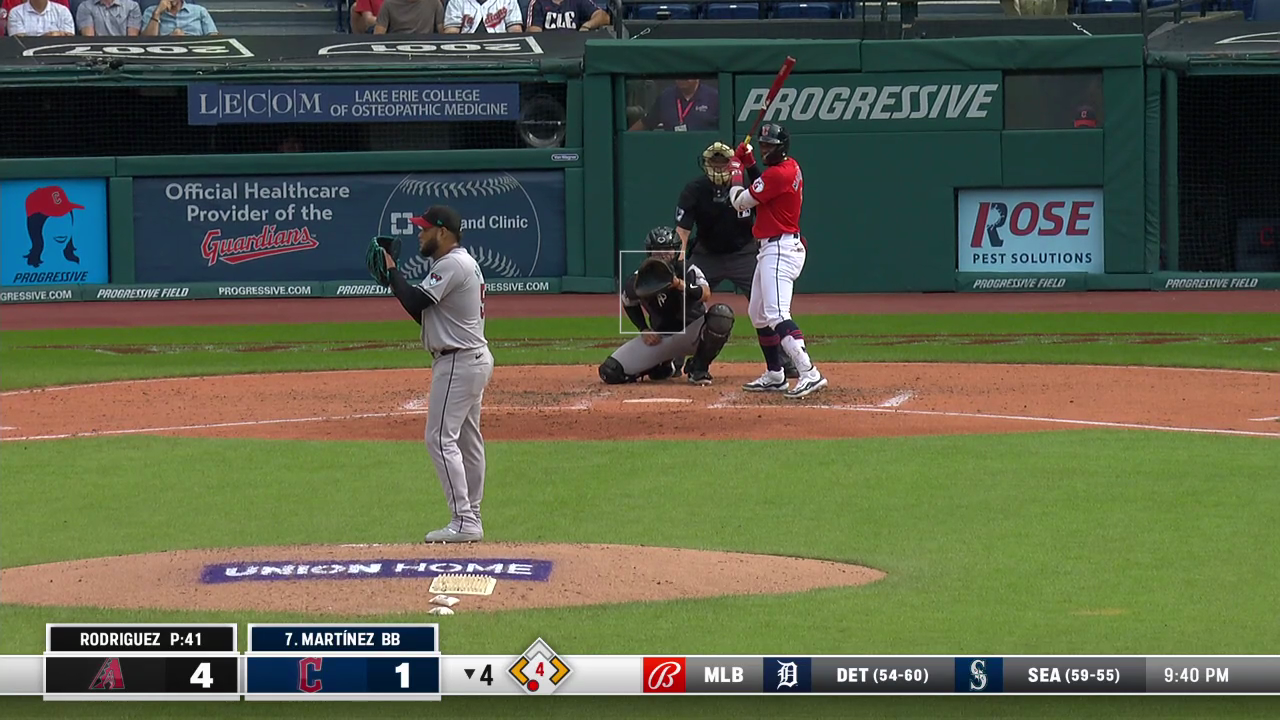
#> input picture pitch-tips/media/detection/moreno_ch_changeup_setup.png, 1280 x 720 px, found by its file name
$ python patch_moreno_videos.py
#> lines starting #> are read from the running program, lines starting #| are printed output that depends on the picture
#!/usr/bin/env python3
"""Patch Gabriel Moreno tips with video paths, labels, and pre-pitch glove-target anchors."""
from __future__ import annotations

import json
import shutil
import subprocess
from pathlib import Path

ROOT = Path(__file__).resolve().parents[1]
DECK = ROOT / "media" / "deck"
VIDEO = ROOT / "media" / "video"
DOWNLOADS = Path("/Users/colbymorris/Downloads/Preflight_Sales_Deck")
FFMPEG = shutil.which("ffmpeg") or "/opt/homebrew/opt/ffmpeg/bin/ffmpeg"

# Pre-pitch mitt-set — glove target established, before windup apex.
# CH/FF clips are not phase-aligned; pick mitt-set per clip, not mid-lift.
MORENO_ANCHOR_A = 0.40  # tip1 CH pane / tip2 FF pane primary (mitt-set)
MORENO_ANCHOR_B = 0.50  # FF mitt-set (FOUR SEAM 99 overlay later in clip)


# [43 lines left out: functions patch_tips, patch_player, not called in this run]


def extract_still(video: Path, t: float, out: Path) -> None:
    out.parent.mkdir(parents=True, exist_ok=True)
    subprocess.run(
        [FFMPEG, "-y", "-ss", str(t), "-i", str(video), "-vframes", "1", "-q:v", "2", str(out)],
        capture_output=True,
        check=True,
    )


def regenerate_deck_stills() -> None:
    """Extract pre-pitch glove-target frames and rebuild deck comparison PNG."""
    try:
        from PIL import Image, ImageDraw, ImageFont
    except ImportError:
        print("PIL not available — skipping deck still regeneration")
        return

    ch_still = DECK / "moreno_ch_changeup_setup.png"
    ff_still = DECK / "moreno_ff_fastball_setup.png"
    comparison = DECK / "moreno_catcher_setup_deck_comparison.png"

    extract_still(VIDEO / "moreno_ch.mp4", MORENO_ANCHOR_A, ch_still)
    extract_still(VIDEO / "moreno_ff.mp4", MORENO_ANCHOR_B, ff_still)

    ch = Image.open(ch_still).convert("RGB")
    ff = Image.open(ff_still).convert("RGB")
    target_h = 720
    def scale(img: Image.Image) -> Image.Image:
        ratio = target_h / img.height
        return img.resize((int(img.width * ratio), target_h), Image.Resampling.LANCZOS)

    ch, ff = scale(ch), scale(ff)
    gap = 8
    header = 56
    canvas = Image.new("RGB", (ch.width + ff.width + gap, target_h + header), (7, 11, 20))
    canvas.paste(ch, (0, header))
    canvas.paste(ff, (ch.width + gap, header))
    draw = ImageDraw.Draw(canvas)
    try:
        font = ImageFont.truetype("/System/Library/Fonts/Supplemental/Arial Bold.ttf", 28)
        small = ImageFont.truetype("/System/Library/Fonts/Supplemental/Arial.ttf", 18)
    except OSError:
        font = ImageFont.load_default()
        small = font
    draw.text((24, 12), "Gabriel Moreno · Pre-Pitch Glove Target", fill=(232, 237, 245), font=font)
    draw.text((24, 38), f"CH/SL @ {MORENO_ANCHOR_A:.2f}s · FF @ {MORENO_ANCHOR_B:.2f}s (pre-windup)", fill=(148, 163, 184), font=small)
    draw.text((ch.width // 2 - 80, header - 4), "CH / Offspeed", fill=(248, 113, 113), font=small)
    draw.text((ch.width + gap + ff.width // 2 - 60, header - 4), "FF / Fastball", fill=(96, 165, 250), font=small)
    canvas.save(comparison, optimize=True)

    if DOWNLOADS.parent.exists():
        DOWNLOADS.mkdir(parents=True, exist_ok=True)
        for name in (
            "moreno_ch_changeup_setup.png",
            "moreno_ff_fastball_setup.png",
            "moreno_catcher_setup_deck_comparison.png",
        ):
            shutil.copy2(DECK / name, DOWNLOADS / name)
    print(f"Regenerated Moreno deck stills @ CH={MORENO_ANCHOR_A}s FF={MORENO_ANCHOR_B}s")


def main() -> None:
    for path in (ROOT / "data" / "demo.json", ROOT / "demo.json"):
        if not path.is_file():
            continue
        data = json.loads(path.read_text())
        players = data.get("players", data)
        total = 0
        for pid, player in players.items():
            if isinstance(player, dict):
                total += patch_player(player)
        path.write_text(json.dumps(data, indent=2) + "\n")
        print(f"Patched {total} Moreno tips in {path.name} (anchors={MORENO_ANCHOR_A}/{MORENO_ANCHOR_B}s)")

    regenerate_deck_stills()
#> in regenerate_deck_stills, ch is the input picture: PIL image 1280x720 RGB; mean R, G, B 91.4, 97.2, 75
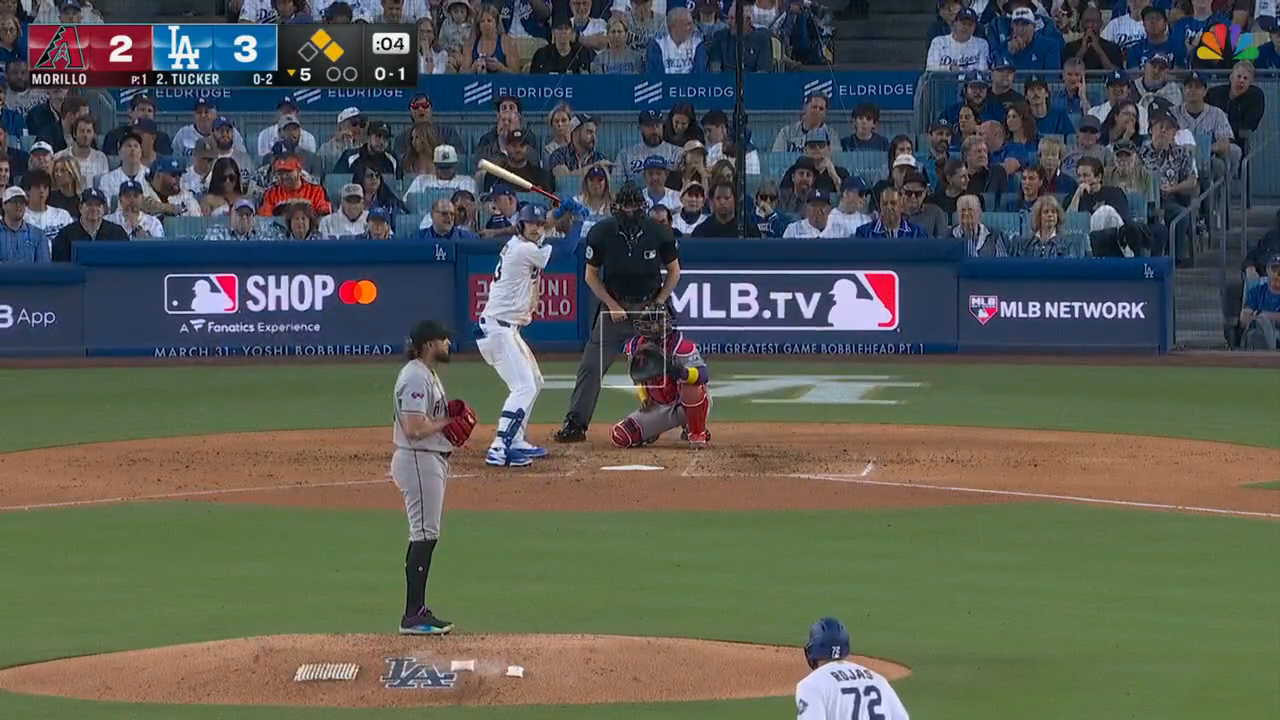
#> input picture pitch-tips/media/deck/moreno_ff_fastball_setup.png, 1280 x 720 px
#> in regenerate_deck_stills, ff is the input picture: PIL image 1280x720 RGB; mean R, G, B 86.6, 90.7, 84.4
#> in regenerate_deck_stills, `canvas = Image.new("RGB", (ch.width + ff.width + gap, target_h + heade..`:
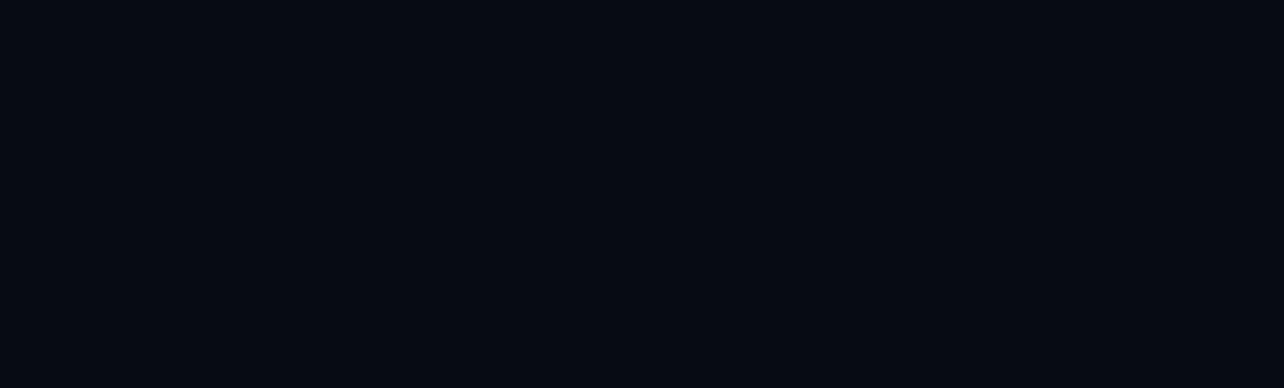
#> canvas: PIL image 2568x776 RGB (shown at 1/2 size); mean R, G, B 7, 11, 20
#> in regenerate_deck_stills, `canvas.paste(ch, (0, header))`:
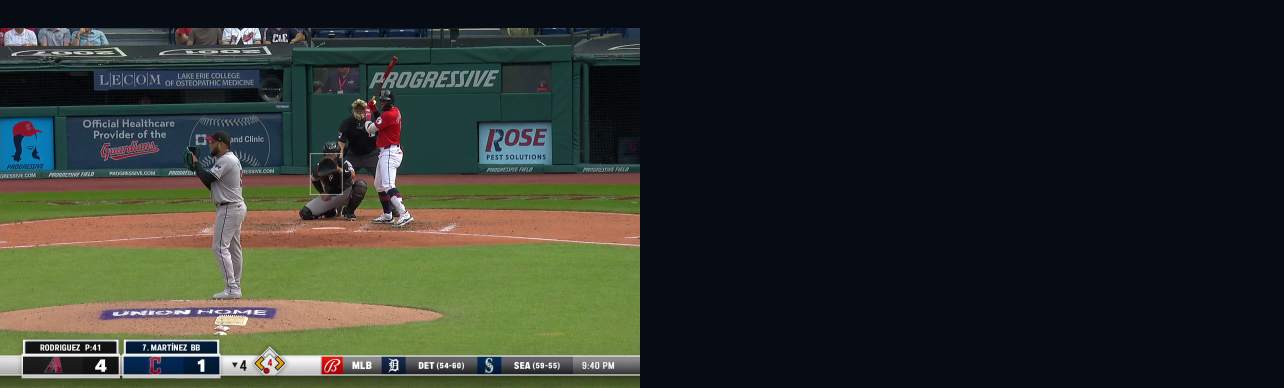
#> canvas: PIL image 2568x776 RGB (shown at 1/2 size); mean R, G, B 46, 50.8, 45.4
#> in regenerate_deck_stills, `canvas.paste(ff, (ch.width + gap, header))`:
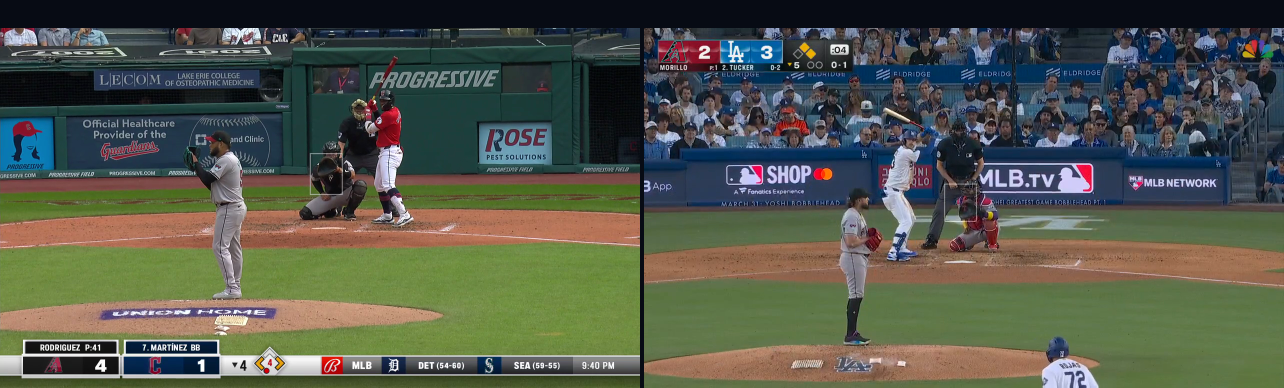
#> canvas: PIL image 2568x776 RGB (shown at 1/2 size); mean R, G, B 82.8, 87.7, 75.2
#> in regenerate_deck_stills, `canvas.save(comparison, optimize=True)`:
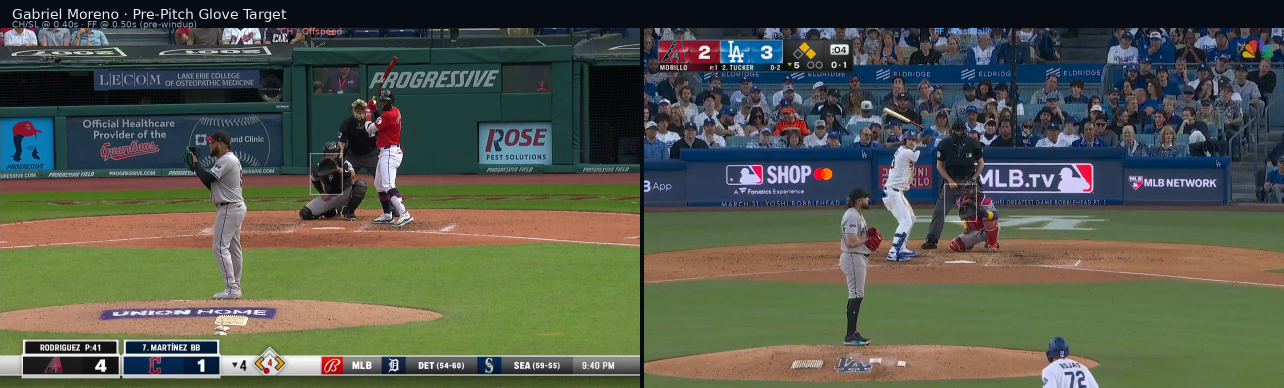
#> saved as moreno_catcher_setup_deck_comparison.png: PIL image 2568x776 RGB (shown at 1/2 size); mean R, G, B 83.3, 88.2, 75.7


if __name__ == "__main__":
    main()
